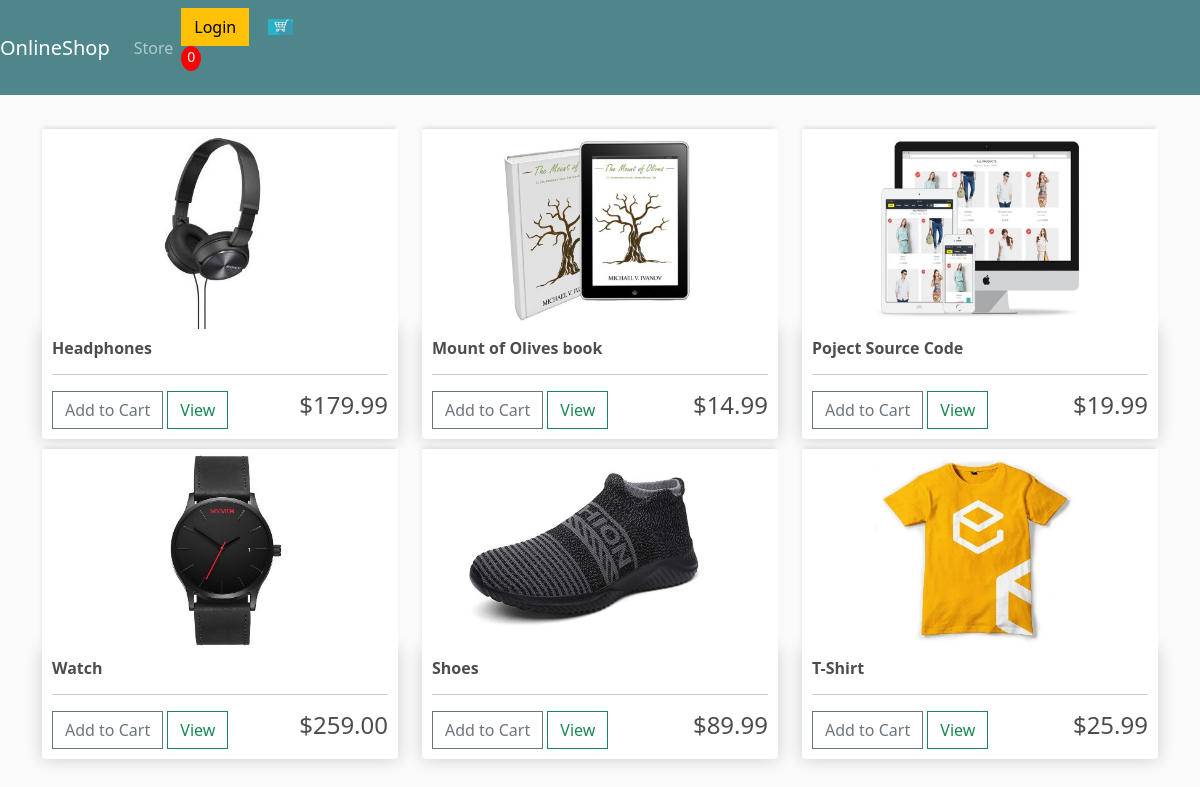
The page / on the database its author committed.
### store/models.py (models this page shows, shortened)
class Product(models.Model):
    name = models.CharField(max_length=200, null=True)
    price = models.FloatField()
    digital = models.BooleanField(default=False, null=True, blank=False)
    image = models.ImageField(null=True, blank=True)
    @property
    def imageURL(self):
        try:
            url = self.image.url
        except:
            url = ''
        return url

### store/views.py (the view)
# urls.py: path('', include('store.urls')),
def store(request):
    products = Product.objects.all()
    context = {'products': products}
    return render(request, 'store/store.html', context)

### store/templates/store/store.html (shortened to what this page needs)
{% extends 'store/main.html' %}
{% load static %}
{% block content %}
    <div class="row">
        {% for product in products %}
        <div class="col-lg-4">
            <img class="thumbnail" src="{{ product.imageURL }}">
            <div class="box-element product">
                <h6><strong>{{ product.name }}</strong></h6>
                <hr>
                <button class="btn btn-outline-secondary add-btn">Add to Cart</button>
                <a class="btn btn-outline-success" href="#">View</a>
                <h4 style="display: inline-block; float: right">${{ product.price|floatformat:2 }}</h4>
            </div>
        </div>
        {% endfor %}
    </div>
{% endblock content %}

### store/templates/store/main.html (shortened to what this page needs)
<!DOCTYPE html>
{% load static %}
<html lang="en">
<head>
    <link href="https://cdn.jsdelivr.net/npm/bootstrap@5.0.0-beta2/dist/css/bootstrap.min.css" rel="stylesheet">
    <link rel="stylesheet" type="text/css" href="{% static 'css/main.css' %}">
</head>
<body>
    <nav class="navbar navbar-expand-lg navbar-dark bg-dark">
      <a class="navbar-brand" href="{% url 'Store' %}">OnlineShop</a>
      <div class="collapse navbar-collapse" id="navbarSupportedContent">
        <ul class="navbar-nav mr-auto">
          <li class="nav-item active">
            <a class="nav-link" href="{% url 'Store' %}">Store</a>
          </li>
        </ul>
        <div class="form-inline my-2 my-lg-0">
            <a href="#"class="btn btn-warning">Login</a>
            <a href="{% url 'Cart' %}">
                    <img  id="cart-icon" src="{% static 'images/cart.png' %}">
        </a>
        <p id="cart-total">0</p>
        </div>
      </div>
    </nav>
        <div class="container">
            <br>
            {% block content %}
            {% endblock content %}
        </div>
</body>
</html>

### static/css/main.css (style rules this page uses)
body { background-color: hsl(0, 0%, 98%); }
h1,h2,h3,h4,h5,h6 { color:hsl(0, 0%, 30%); }
.box-element { box-shadow:hsl(0, 0%, 80%) 0 0 16px; background-color: #fff; border-radius: 4px; padding: 10px; }
.thumbnail { width: 100%; height: 200px; -webkit-box-shadow: -1px -3px 5px -2px rgba(214,214,214,1); -moz-box-shadow: -1px -3px 5px -2px rgba(214,214,214,1); box-shadow: -1px -3px 5px -2px rgba(214,214,214,1); }
.product { border-radius: 0 0 4px 4px; }
.bg-dark { background-color: #4f868c!important; }
#cart-icon { width:25px; display: inline-block; margin-left: 15px; }
#cart-total { display: block; text-align: center; color:#fff; background-color: red; width: 20px; height: 25px; border-radius: 50%; font-size: 14px; }
.col-lg-4, .col-lg-6, .col-lg-8, .col-lg-12 { margin-top: 10px; }
.btn { border-radius: 0; }

### rows shown on the page
Product: imageURL (picture), name "Headphones", price "179.99"
Product: imageURL (picture), name "Mount of Olives book", price "14.99"
Product: imageURL (picture), name "Poject Source Code", price "19.99"
Product: imageURL (picture), name "Watch", price "259.00"
Product: imageURL (picture), name "Shoes", price "89.99"
Product: imageURL (picture), name "T-Shirt", price "25.99"
